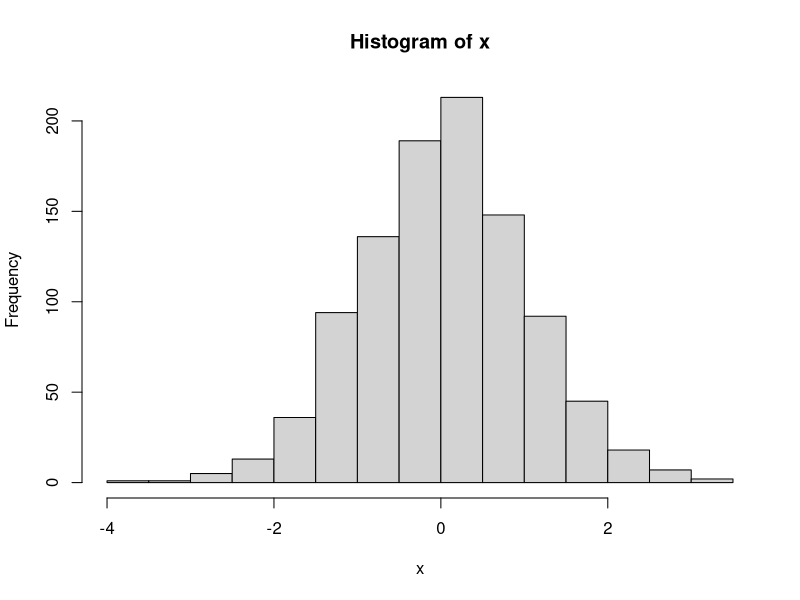

Write R code to recreate this figure.
## ---- chunk 1
knitr::opts_chunk$set(message=FALSE, warning=FALSE, fig.width=8, tidy=TRUE, tidy.opts=list(width.cutoff=40))
## ---- chunk 2
x = rnorm(1000)
hist(x)
## ---- chunk 3
df = data.frame(time=c('Before MonBUG', 'After MonBUG'), Rmarkdown.knowledge=c(3801,11543), Rmarkdown.usage=c(0.112309474298234, 0.2234982356))
## ---- chunk 4
df
library(knitr)
kable(df)
## ---- chunk 5
kable(df, digits=2, format.args = list(big.mark = ","), col.names=c('Time', 'RMarkdown knowledge', 'Rmarkdown usage'))
